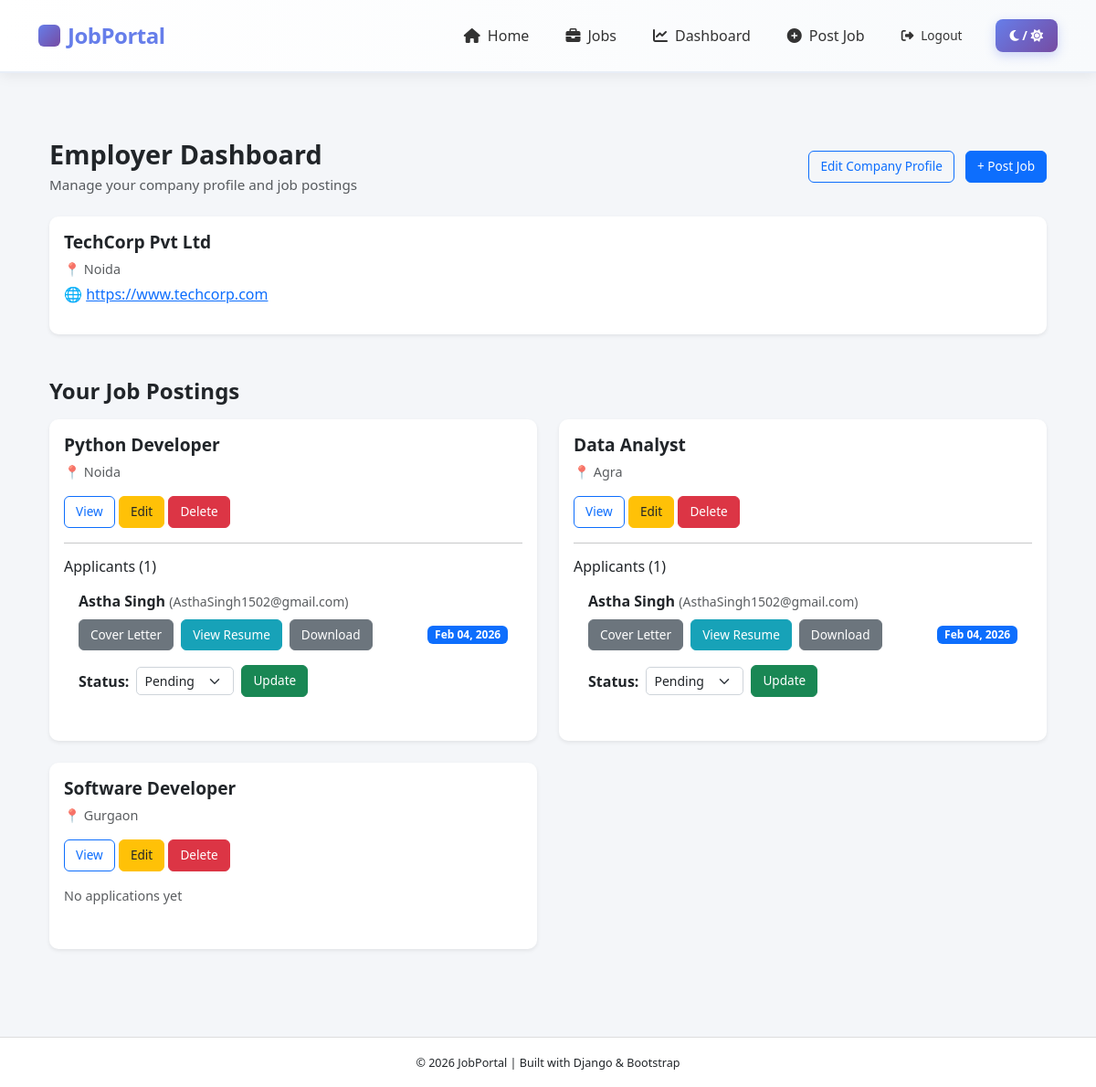
The app's page /accounts/employer/dashboard/ (signed in) with its own data.
### Job_Portal/accounts/models.py (models this page shows, shortened)
class EmployerProfile(models.Model):
    user = models.OneToOneField(User, on_delete=models.CASCADE)
    company_name = models.CharField(max_length=100)
    company_website = models.URLField()
    company_location = models.CharField(max_length=100)
    company_logo = models.ImageField(upload_to='company_logos/', null=True, blank=True)

class User(AbstractUser):
    role=models.CharField(max_length=50,choices=[('admin','Admin'),('employer','Employer'),('candidate','Candidate')])

### Job_Portal/jobs/models.py (models this page shows, shortened)
class Job(models.Model):
    JOB_TYPE_CHOICES = [
        ('Full-Time', 'Full-Time'),
        ('Part-Time', 'Part-Time'),
        ('Internship', 'Internship'),
        ('Contract', 'Contract'),
        ('Remote', 'Remote'),
    ]
    EXPERIENCE_CHOICES = [
        ('Fresher', 'Fresher'),
        ('1-3 Years', '1-3 Years'),
        ('3-5 Years', '3-5 Years'),
        ('5+ Years', '5+ Years'),
    ]
    employer = models.ForeignKey(
        settings.AUTH_USER_MODEL,
        on_delete=models.CASCADE
    )
    title = models.CharField(max_length=200)
    description = models.TextField()
    requirements = models.TextField(blank=True)
    location = models.CharField(max_length=100)
    salary = models.PositiveIntegerField(
        null=True,
        blank=True,
        help_text="Enter salary in INR per month"
    )
    job_type = models.CharField(
        max_length=20,
        choices=JOB_TYPE_CHOICES,
        default='Full-Time'
    )
    experience_level = models.CharField(
        max_length=20,
        choices=EXPERIENCE_CHOICES,
        default='Fresher'
    )
    created_at = models.DateTimeField(auto_now_add=True)

class JobApplication(models.Model):
    STATUS_CHOICES = [
        ('Pending', 'Pending'),
        ('Accepted', 'Accepted'),
        ('Rejected', 'Rejected'),
    ]
    job = models.ForeignKey(Job, on_delete=models.CASCADE)
    candidate = models.ForeignKey(
        'accounts.User',
        on_delete=models.CASCADE,
        limit_choices_to={'role': 'candidate'}
    )
    resume = models.FileField(
        upload_to='resumes/',
        blank=False,
        null=False
    )
    cover_letter = models.TextField()
    applied_at = models.DateTimeField(auto_now_add=True)
    status = models.CharField(
        max_length=20,
        choices=STATUS_CHOICES,
        default='Pending'
    )
    class Meta:
        unique_together = ('job', 'candidate')

### Job_Portal/accounts/views.py (the view)
# urls.py: path('employer/dashboard/', views.employer_dashboard, name='employer_dashboard'),
@login_required(login_url='login')
def employer_dashboard(request):
    if request.user.role != 'employer':
        return HttpResponseForbidden("Access denied")
    profile, _ = EmployerProfile.objects.get_or_create(
        user=request.user
    )
    jobs = Job.objects.filter(employer=request.user)
    job_applications = {
        job.id: JobApplication.objects.filter(job=job)
        for job in jobs
    }
    return render(request, 'accounts/employer_dashboard.html', {
        'profile': profile,
        'jobs': jobs,
        'job_applications': job_applications
    })

### Job_Portal/templates/accounts/employer_dashboard.html (shortened to what this page needs)
{% extends 'base.html' %}
{% load static %}
{% block extra_css %}
<link rel="stylesheet" href="{% static 'css/employer_dashboard.css' %}">
{% endblock %}
{% block content %}
<div class="container py-5">
    <div class="d-flex justify-content-between align-items-center mb-4">
        <div>
            <h2 class="fw-bold mb-1">Employer Dashboard</h2>
            <p class="text-muted mb-0">Manage your company profile and job postings</p>
        </div>
        <div>
            <a href="{% url 'manage_profile' %}" class="btn btn-outline-primary me-2">
                Edit Company Profile
            </a>
            <a href="{% url 'add_job' %}" class="btn btn-primary">
                + Post Job
            </a>
        </div>
    </div>
    {% if profile %}
    <div class="card shadow-sm border-0 mb-5">
        <div class="card-body">
            <h5 class="fw-bold">{{ profile.company_name }}</h5>
            <p class="text-muted mb-1">📍 {{ profile.company_location }}</p>
            {% if profile.company_website %}
            <p>
                🌐 <a href="{{ profile.company_website }}" target="_blank">
                    {{ profile.company_website }}
                </a>
            </p>
            {% endif %}
        </div>
    </div>
    {% endif %}
    <h4 class="fw-bold mb-3">Your Job Postings</h4>
    {% if jobs %}
    <div class="row g-4">
        {% for job in jobs %}
        <div class="col-md-6">
            <div class="card shadow-sm border-0 h-100">
                <div class="card-body">
                    <h5 class="fw-bold">{{ job.title }}</h5>
                    <p class="text-muted">📍 {{ job.location }}</p>
                    <div class="mb-3">
                        <a href="{% url 'job_detail' job.id %}" class="btn btn-sm btn-outline-primary">View</a>
                        <a href="{% url 'edit_job' job.id %}" class="btn btn-sm btn-warning">Edit</a>
                        <a href="{% url 'delete_job' job.id %}" class="btn btn-sm btn-danger"
                           onclick="return confirm('Delete this job?')">
                            Delete
                        </a>
                    </div>
                    {% if job.jobapplication_set.exists %}
                    <hr>
                    <h6>Applicants ({{ job.jobapplication_set.count }})</h6>
                    <ul class="list-group list-group-flush">
                        {% for app in job.jobapplication_set.all %}
                        <li class="list-group-item">
                            <strong>{{ app.candidate.get_full_name }}</strong>
                            <small class="text-muted">({{ app.candidate.email }})</small>
                            <div class="mt-2 d-flex flex-wrap align-items-center gap-2">
                                <button class="btn btn-sm btn-secondary"
                                        data-bs-toggle="modal"
                                        data-bs-target="#cover{{ app.id }}">
                                    Cover Letter
                                </button>
                                {% if app.resume %}
                                <a href="{{ app.resume.url }}"
                                target="_blank"
                                class="btn btn-sm btn-info">
                                    View Resume
                                </a>
                                <a href="{{ app.resume.url }}"
                                download
                                class="btn btn-sm btn-secondary">
                                    Download
                                </a>
                            {% else %}
                                <span class="text-muted small">No Resume</span>
                            {% endif %}
                                <span class="badge bg-primary ms-auto">
                                    {{ app.applied_at|date:"M d, Y" }}
                                </span>
                            </div>
                            <form method="POST"
                                  action="{% url 'update_application_status' app.id %}"
                                  class="mt-3">
                                <div class="d-flex gap-2 align-items-center">
                                    <label class="fw-semibold">Status:</label>
                                    <select name="status"
                                            class="form-select form-select-sm"
                                            style="width:auto;">
                                        <option value="Pending" {% if app.status == 'Pending' %}selected{% endif %}>
                                            Pending
                                        </option>
                                    </select>
                                    <button class="btn btn-sm btn-success">Update</button>
                                </div>
                            </form>
                        </li>
                        {% endfor %}
                    </ul>
                    {% else %}
                    <p class="text-muted">No applications yet</p>
                    {% endif %}
                </div>
            </div>
        </div>
        {% endfor %}
    </div>
    {% endif %}
</div>
{% endblock %}

### Job_Portal/templates/base.html (shortened to what this page needs)
{% load static %}
<!DOCTYPE html>
<html lang="en">
<head>
    <link href="https://cdn.jsdelivr.net/npm/bootstrap@5.3.3/dist/css/bootstrap.min.css" rel="stylesheet">
    <link rel="stylesheet" href="https://cdnjs.cloudflare.com/ajax/libs/font-awesome/6.4.0/css/all.min.css">
    <link rel="stylesheet" href="{% static 'css/base.css' %}">
    {% block extra_css %}{% endblock %}
</head>
<body>
<div class="theme-wrapper {% if request.session.theme == 'dark' %}dark-theme{% endif %}">
    <nav class="navbar navbar-expand-lg">
        <div class="container">
            <a class="navbar-brand" href="{% url 'home' %}">JobPortal</a>
            <div class="collapse navbar-collapse" id="navMenu">
                <ul class="navbar-nav ms-auto align-items-lg-center">
                    <li class="nav-item">
                        <a class="nav-link" href="{% url 'home' %}">
                            <i class="fas fa-home me-2"></i>Home
                        </a>
                    </li>
                    <li class="nav-item">
                        <a class="nav-link" href="{% url 'jobs_redirect' %}">
                            <i class="fas fa-briefcase me-2"></i>Jobs
                        </a>
                    </li>
                    {% if user.is_authenticated %}
                        {% if user.role == 'employer' %}
                            <li class="nav-item">
                                <a class="nav-link" href="{% url 'employer_dashboard' %}">
                                    <i class="fas fa-chart-line me-2"></i>Dashboard
                                </a>
                            </li>
                            <li class="nav-item">
                                <a class="nav-link" href="{% url 'add_job' %}">
                                    <i class="fas fa-plus-circle me-2"></i>Post Job
                                </a>
                            </li>
                        {% elif user.role == 'candidate' %}
                            <li class="nav-item">
                                <a class="nav-link" href="{% url 'candidate_dashboard' %}">
                                    <i class="fas fa-user me-2"></i>Dashboard
                                </a>
                            </li>
                        {% endif %}
                        <li class="nav-item">
                            <form method="post" action="{% url 'logout' %}" style="display: inline;">
                                <button class="btn btn-link nav-link" type="submit">
                                    <i class="fas fa-sign-out-alt me-2"></i>Logout
                                </button>
                            </form>
                        </li>
                    {% endif %}
                    <li class="nav-item ms-lg-3">
                        <button id="toggle-theme" class="btn btn-sm">
                            <i class="fas fa-moon"></i> / <i class="fas fa-sun"></i>
                        </button>
                    </li>
                </ul>
            </div>
        </div>
    </nav>
    <div class="container mt-4">
        {% block content %}{% endblock %}
    </div>
    <footer class="text-center mt-5 py-3">
        <div class="container">
            <small>© 2026 JobPortal | Built with Django & Bootstrap</small>
        </div>
    </footer>
</div>
</body>
</html>

### Job_Portal/static/css/base.css (style rules this page uses)
* { transition: background-color 0.25s ease, color 0.25s ease, border-color 0.25s ease; box-sizing: border-box; margin: 0; padding: 0; }
.theme-wrapper { background-color: #f4f6f9; color: #212529; min-height: 100vh; }
.navbar { background-color: #ffffff; border-bottom: 1px solid #ddd; padding: 0.5rem 1rem; }
.navbar-brand { color: #0d6efd; font-weight: 600; font-size: 1.25rem; }
.nav-link { color: #212529; padding: 8px 14px; border-radius: 8px; transition: all 0.25s ease; }
.card { background-color: #ffffff; color: #212529; border: 1px solid #ddd; border-radius: 8px; }
.form-control, .form-select, textarea { background-color: #ffffff; color: #212529; border: 1px solid #ced4da; border-radius: 5px; }
.btn-primary { background-color: #0d6efd; border-color: #0d6efd; }
.btn-secondary { background-color: #6c757d; border-color: #6c757d; }
footer { background-color: #ffffff; color: #212529; border-top: 1px solid #ddd; padding: 10px 0; font-size: 0.9rem; }
.navbar .nav-link { position: relative; transition: all 0.25s ease; }
.navbar .nav-link::after { content: ""; position: absolute; left: 50%; bottom: 4px; width: 0; height: 2px; background-color: currentColor; transition: all 0.3s ease; transform: translateX(-50%); }
.navbar .btn-link.nav-link { text-decoration: none; color: inherit; }

### Job_Portal/accounts/static/css/employer_dashboard.css (style rules this page uses)
* { transition: background-color 0.25s ease, color 0.25s ease, border-color 0.25s ease; }
.container.py-5 { max-width: 1200px; margin: auto; }
.d-flex.justify-content-between.align-items-center.mb-4 h2 { font-size: 1.8rem; }
.d-flex.justify-content-between.align-items-center.mb-4 p { font-size: 0.95rem; color: #6c757d; }
.btn { border-radius: 6px; font-size: 0.85rem; padding: 6px 12px; }
.btn-primary { background-color: #0d6efd; border-color: #0d6efd; color: #fff; }
.btn-outline-primary { color: #0d6efd; border-color: #0d6efd; }
.btn-warning { background-color: #ffc107; border-color: #ffc107; color: #212529; }
.btn-danger { background-color: #dc3545; border-color: #dc3545; color: #fff; }
.btn-secondary { background-color: #6c757d; border-color: #6c757d; color: #fff; }
.btn-info { background-color: #17a2b8; border-color: #17a2b8; color: #fff; }
.card { border-radius: 10px; border: 1px solid #ddd; margin-bottom: 1rem; transition: all 0.3s ease; }
.card-body h5.fw-bold { font-size: 1.2rem; margin-bottom: 0.5rem; }
.card-body p.text-muted { font-size: 0.9rem; }
.list-group-item { border: 1px solid #ddd; border-radius: 6px; margin-bottom: 0.5rem; }
.list-group-item strong { font-weight: 600; }
.badge.bg-primary { font-size: 0.75rem; }

### Job_Portal/templates/base.html (style rules this page uses)
.navbar { background: linear-gradient(90deg, #ffffff 0%, #f8fafc 100%); border-bottom: 2px solid #e8eef7; padding: 1rem 0; box-shadow: 0 2px 15px rgba(0, 0, 0, 0.08); }
.navbar-brand { color: #667eea !important; font-size: 1.5rem; font-weight: 700; letter-spacing: -0.5px; display: flex; align-items: center; gap: 8px; }
.navbar-brand::before { content: ""; width: 24px; height: 24px; background: linear-gradient(135deg, #667eea 0%, #764ba2 100%); border-radius: 6px; }
.nav-link { color: #333 !important; font-weight: 500; padding: 0.5rem 1rem !important; border-radius: 6px; margin: 0 4px; transition: all 0.3s ease; position: relative; }
.nav-link::after { content: ""; position: absolute; bottom: 0; left: 50%; width: 0; height: 2px; background: linear-gradient(90deg, #667eea, #764ba2); transform: translateX(-50%); transition: width 0.3s ease; }
.nav-item form { margin: 0; }
.nav-item .btn-link { color: #333 !important; font-weight: 500; text-decoration: none; padding: 0.5rem 1rem !important; border-radius: 6px; transition: all 0.3s ease; }
#toggle-theme { background: linear-gradient(135deg, #667eea 0%, #764ba2 100%) !important; color: #ffffff !important; border: none !important; font-weight: 600; padding: 0.5rem 1rem !important; border-radius: 8px !important; transition: all 0.3s ease; box-shadow: 0 4px 12px rgba(102, 126, 234, 0.3); }

### records on screen
EmployerProfile: company_name "TechCorp Pvt Ltd", company_location "Noida", company_website "https://www.techcorp.com"
Job: title "Python Developer", location "Noida", jobapplication_set.count "1"
JobApplication: candidate.get_full_name "Astha Singh", candidate.email "AsthaSingh1502@gmail.com", applied_at "Feb 04, 2026", status "Pending"
Job: title "Data Analyst", location "Agra", jobapplication_set.count "1"
JobApplication: candidate.get_full_name "Astha Singh", candidate.email "AsthaSingh1502@gmail.com", applied_at "Feb 04, 2026", status "Pending"
Job: title "Software Developer", location "Gurgaon", shows "No applications yet"
